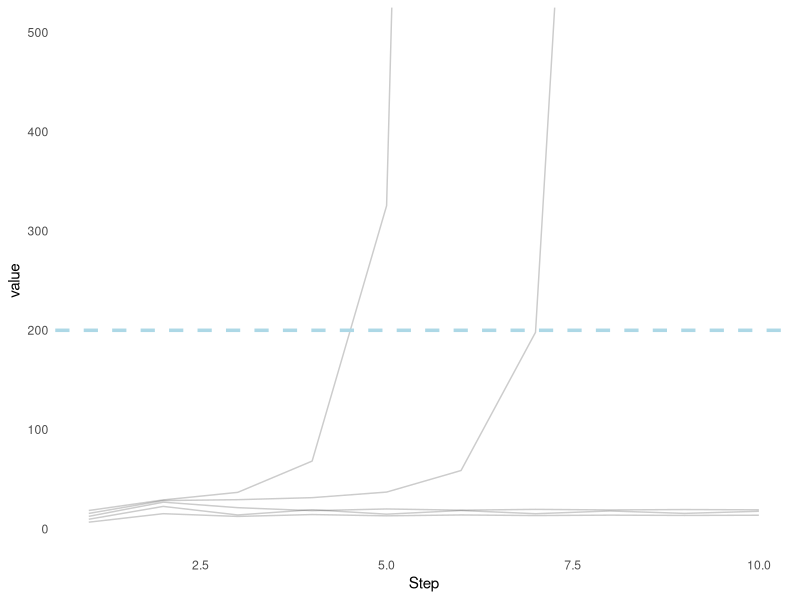
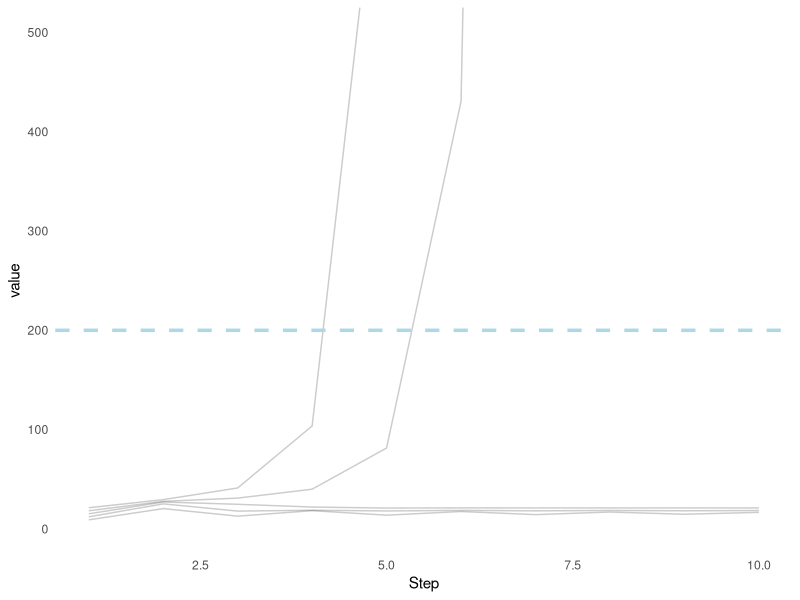
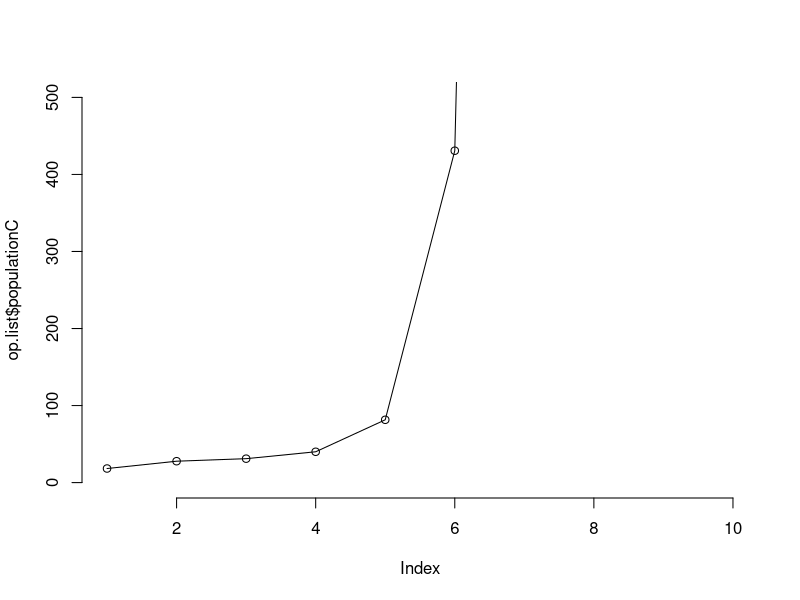

The R script that drew these images, in order:
###########################################################
#File name: Population_model_trial2.R                     #
#Population model for Neodiprion sertifer                 #
#Exploring how trait-mediated effects affects the dynamics#
###########################################################

library(ggplot2)

#ADD:
#Direct consumptive efffect - ok 

#Female choice

#Possibly add something on browsing intesity (100% - have data for survival, and for fecundity although low sample size)
#Would be interesting as surivival response seems to be linear whereas fecundity seem to be hump-shaped 

#What values in the control model are needed for outbreaks - put these in and see if slarvaeB and DC can mitigate outbreaks under these conditions

#Model function 
years=10 #set number of years (same as in function)

sawfly.model<-function(Btrees=0.5,
                       Ctrees=(1-Btrees),
                       SlarvaeC=0.6,
                       years=10,
                       DC=0.05){
  N<-2 #Initial population density (cocoons per m2)
  #SlarvaeB<-0.42 #Survival of larvae on browsed trees
  sexratio<-0.50 #Survival of larvae on control trees
  Bfec<-0 #Proportion of sawflies that fed on browsed trees as larvae in previous generation - have fecundity from browsed trees
  Cfec<-1
  FecundityB<-85 #Fecundity of females reared on browsed trees 
  FecundityC<-79 #Fecundity of females reared on control trees 
  Sbackground<-0.5 #Adult survival 
  Seggs<-0.9 #Egg survival
  SlarvaeB=(SlarvaeC-0.1)
  
  #Make population value and lamda value matrices
  population<-numeric(years)#Nt+1 matrix
  pop<-numeric(years)#Nt matrix
  lambda<-numeric(years) #Lambda matrix (Lambda=Nt+1/Nt)
  
  
  for(i in 1:years){
    pop[i]<-N #number of pupae at time t
    s.pupae<-1-(45*(N/(625+(N^2)))) #density dependent survival of pupae (based on Larsson et al 2000, Hanski 1987)
    N<-N*s.pupae #Basically number of adults at time t
    #N<-N*s.adult #adult survival (from Olofsson or other study?)
    #If we could incorporate female choice we should do it here
    
    N<-N*Sbackground #number of adults after effects of background survival (mortality of adults)
    
    
    NB.eggs<-N*Bfec*FecundityB*sexratio #Number of eggs laid by females with FecundityB
    NC.eggs<-N*Cfec*FecundityC*sexratio #Number of eggs laid by females with FecundityC
    
    N.eggs<-NB.eggs+NC.eggs #number of eggs
    NB<-N.eggs*Btrees #Number of eggs on browsed trees
    NC<-N.eggs*Ctrees #Number of eggs on control trees
    
    NB<-NB - DC*NB #Number of eggs on browsed trees after direct consumptive effects
    NC<-NC #No DC effects on control trees
    
    NB.larvae<-NB*Seggs #other survival effects on eggs (independent of browsing) --> nb of larvae
    NC.larvae<-NC*Seggs #other survival effects on eggs (independent of browsing) --> nb of larvae
    
    NB<-NB.larvae*SlarvaeB #survivl of larvae on browsed trees -> nb of cocoons produced from browsed trees
    NC<-NC.larvae*SlarvaeC #survival of larvae on control trees -> nb of cocoons produced from control trees
    
    
    N<-NB+NC #Number of pupae at t+1 
    
    
    #NBB<-N*Bfec*Btrees*Sbackground*sexratio*SlarvaeB*FecundityB-N*DC #on browsed trees with browsed fecundity, [add direct consumption]
    #NCB<-N*Bfec*Ctrees*Sbackground*sexratio*SlarvaeC*FecundityB #on control trees with browsed fecundity
    #NBC<-N*Cfec*Btrees*Sbackground*sexratio*SlarvaeB*FecundityC-N*DC #on browsed trees with control fecundity, [add direct consumption]
    #NCC<-N*Cfec*Ctrees*Sbackground*sexratio*SlarvaeC*FecundityC #on control trees with control fecundity 
    
    #N<-NBB+NCB+NBC+NCC #sum to obtain total population size
    #These needs to be fixed now (think that it's ok now):
    Bfec<-(NB)/N #the prop of individuals that have been reared on browsed trees 
    Cfec<-(NC)/N #the prop of individuals that have been reared on control trees 
    #Prop of induced trees (random), this can be varied to only be within a certain range or have a set value
    #Btrees<-runif(1,0,1) #Prop of trees getting browsed during winter, could be random or fixed 
    #Ctrees<-(1-Btrees)
    population[i]<-N
    lambda[i]<-(population[i]/pop[i])
    }
    output<-list("params" = c("Btrees"=Btrees,"DC"=DC,"SlarvaeC"=SlarvaeC),"population"=population,"population(t-1)"=pop,"lambda"=lambda)
    return(output)
}

sawfly.model()



# first, set up some ranges for a few parameters
Btrees <- seq (from=0.7, to=0.7, by=0.1)
DC <- seq(from=0.05, to=0.05, by=0.01)
SlarvaeC<-seq(from=0.3,to=0.7,by=0.1)

#difference between control and browsed survival from our experiment:
#10 "procentenheter". (47% vs 37%)
#What happens if we use the 'effect size' in the model SlarvaeB is 10% lower than SlarveC


# make a data.frame with every combination of those parameters
param.args <- expand.grid(Btrees = Btrees, DC=DC, SlarvaeC=SlarvaeC)

# using apply, iterate across every row and pass the row values as the arguments to the tmii.func
output.list <- apply(param.args,1,function(params)sawfly.model(Btrees=params[1],DC=params[2],SlarvaeC=params[3]))

output.df <-data.frame((matrix(ncol = length(output.list), nrow = years)))

output.df <- data.frame("Step"=seq(from=1, to=years, by=1))
for (i in 1:length(output.list)){
  output.df[i+1] <- output.list[[i]]$population
  colnames(output.df)[i+1] <- paste0("run_",i)
}

#Tag values > 200 in the output df
#output.df$value<-ifelse(output.df$run_1>200,"Yes","No")
#But it only needs to be one value in the run. 
#Should rather be added to a df or list of the parameter combinations 

plot.df <- reshape2::melt (output.df, id="Step")

ggplot2::ggplot (plot.df, aes(Step, value,fill=variable))+
  geom_line(alpha=0.2)+
  coord_cartesian(ylim=c(0,500))+
  geom_hline(yintercept=200,linetype=2,colour="lightblue",size=1.2)+
  theme_minimal()+
  theme(panel.grid.major = element_blank(), panel.grid.minor = element_blank())


output.df


#Control model: 

control.model<-function(years=10,Slarvae=0.6){
  NC=2
  Sbackground=0.5
  sexratio=0.5
  Fecundity=79
  Seggs=0.9
  populationC<-numeric(years)
  popC<-numeric(years)
  lambdaC<-numeric(years)
  for(i in 1:years){
    popC[i]<-NC #number of pupae at time t
    s.pupae<-1-(45*(NC/(625+(NC^2)))) #density dependent survival of pupae 
    NC<-NC*s.pupae #Basically number of adults at time t
    NC<-NC*sexratio*Fecundity #Number of eggs laid
    NC<-NC*Seggs
    NC<-NC*Sbackground #Number of larvae
    NC<-NC*Slarvae #Number of pupae
    populationC[i]<-NC
    lambdaC[i]<-(populationC[i]/popC[i])
  }
  outputC<-list("params" = c("Slarvae"=Slarvae),"populationC"=populationC,"populationC(t-1)"=popC,"lambdaC"=lambdaC)
  return(outputC)
}

control.model()



Slarvae<-seq(from=0.3,to=0.7,by=0.1)

#difference between control and browsed survival from our experiment:
#10 "procentenheter". (47% vs 37%)
#What happens if we use the 'effect size' in the model SlarvaeB is 10% lower than SlarveC


# make a data.frame with every combination of those parameters
param.argsC <- expand.grid(Slarvae=Slarvae)

# using apply, iterate across every row and pass the row values as the arguments to the tmii.func
output.listC <- apply(param.argsC,1,function(params)control.model(Slarvae=params[1]))

output.dfC <-data.frame((matrix(ncol = length(output.listC), nrow = years)))

output.dfC <- data.frame("Step"=seq(from=1, to=years, by=1))
for (i in 1:length(output.listC)){
  output.dfC[i+1] <- output.listC[[i]]$populationC
  colnames(output.dfC)[i+1] <- paste0("run_",i)
}


plot.dfC <- reshape2::melt (output.dfC, id="Step")

ggplot2::ggplot (plot.dfC, aes(Step, value,fill=variable))+
  geom_line(alpha=0.2)+
  coord_cartesian(ylim=c(0,500))+
  geom_hline(yintercept=200,linetype=2,colour="lightblue",size=1.2)+
  theme_minimal()+
  theme(panel.grid.major = element_blank(), panel.grid.minor = element_blank())

output.dfC






op.list<-control.model()
op.list

plot(op.list$populationC,bty="n",ylim=c(0,500))
lines(op.list$populationC)



##############################################

#QUESTIONS, LIMITATIONS, PROBLEMS, IDEAS ETC.:
##############################################

#Incorporate some direct consumption effect (% sawfly eggs accidently eaten by mammals during winter)
#Incorpotate some selectivity - female sawflies might avoid or prefer to oviposit on browsed trees
#Repeated herbivory - moose often re-browse trees - might change the level of imduced reponse
#Intensity of browsing - relationship between browsing induced reponse and the effect on sawflies might not be linear


